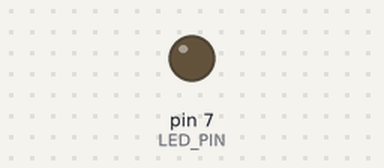
Recording of a sketch running on a simulated Arduino Uno, built with avr-gcc and run on an emulated ATmega328P. On the bench: output pins drawn as LEDs (lit = HIGH). Dashed ring = blinking. At 2.0 s the program stops and its outputs stay as they are.

Above: at 0.5 s.
At 1.85 s:
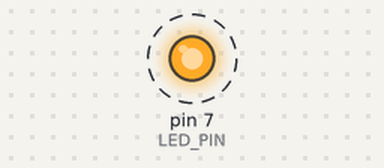
Timing chart, 0 to 3.0 s (numbered marks = the images above):
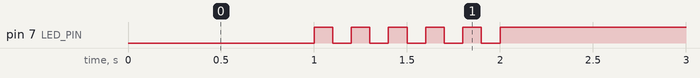

The sketch:

05_practice_2.ino
```cpp
#define LED_PIN 7   // GPIO 7번 핀에 LED 연결
#define ON_TIME 1000  // 1초 (1000ms)
#define BLINK_TIME 200 // 깜빡일 때의 주기 (200ms)

void setup() {
  // LED_PIN을 출력으로 설정
  pinMode(LED_PIN, OUTPUT);
}

void loop() {
  // 1초 동안 LED 켜기
  digitalWrite(LED_PIN, LOW);
  delay(ON_TIME);  // 1초 대기

  // LED를 5회 깜빡이기
  for (int i = 0; i <5 ; i++) {
    digitalWrite(LED_PIN, HIGH);  // LED 끄기
    delay(BLINK_TIME / 2);       // 반 주기 대기 (100ms)
    digitalWrite(LED_PIN, LOW); // LED 켜기
    delay(BLINK_TIME / 2);       // 반 주기 대기 (100ms)
  }

  // LED 끄기
  digitalWrite(LED_PIN, HIGH);

  // 무한 루프
  while (1) {
  }
}
```

Measured:
- by itself, pin 7 (LED_PIN): alternates HIGH for 0.10 s and LOW for 0.10 s, 11 changes in all, then stays HIGH
